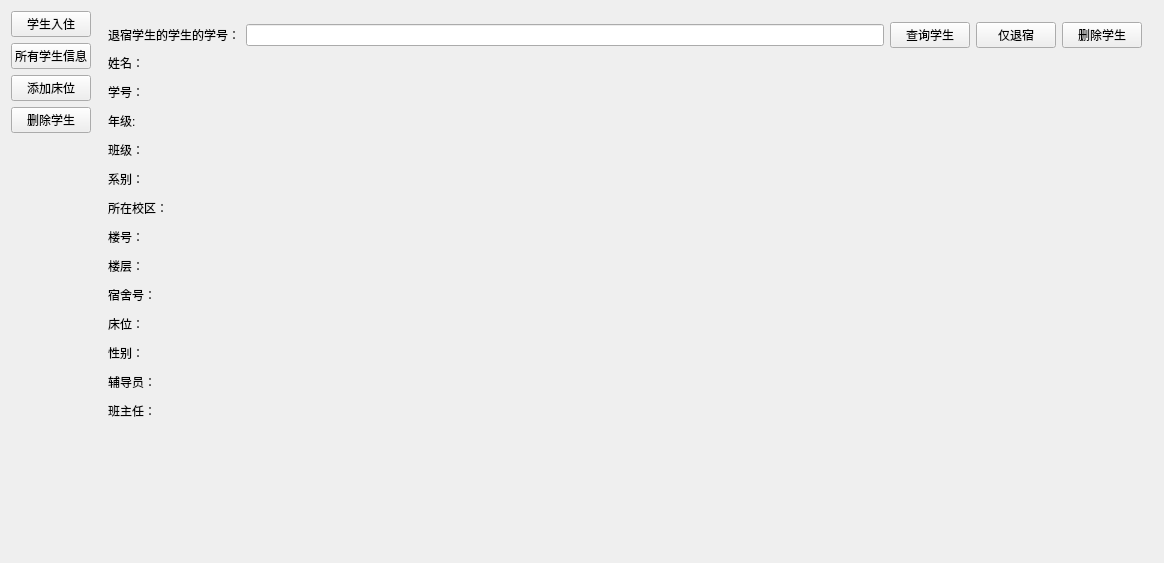
<?xml version="1.0" encoding="UTF-8"?>
<ui version="4.0">
 <class>MainWindow</class>
 <widget class="QMainWindow" name="MainWindow">
  <property name="geometry">
   <rect>
    <x>0</x>
    <y>0</y>
    <width>1164</width>
    <height>563</height>
   </rect>
  </property>
  <property name="windowTitle">
   <string>MainWindow</string>
  </property>
  <property name="layoutDirection">
   <enum>Qt::LeftToRight</enum>
  </property>
  <widget class="QWidget" name="centralWidget">
   <layout class="QVBoxLayout" name="verticalLayout_2">
    <item>
     <layout class="QHBoxLayout" name="horizontalLayout_2">
      <property name="spacing">
       <number>6</number>
      </property>
      <item>
       <layout class="QVBoxLayout" name="verticalLayout_4">
        <item>
         <layout class="QVBoxLayout" name="verticalLayout_5">
          <item>
           <widget class="QPushButton" name="addButton">
            <property name="text">
             <string>学生入住</string>
            </property>
           </widget>
          </item>
          <item>
           <widget class="QPushButton" name="findButton">
            <property name="text">
             <string>所有学生信息</string>
            </property>
           </widget>
          </item>
          <item>
           <widget class="QPushButton" name="changeButton">
            <property name="text">
             <string>添加床位</string>
            </property>
           </widget>
          </item>
          <item>
           <widget class="QPushButton" name="deleteButton">
            <property name="text">
             <string>删除学生</string>
            </property>
           </widget>
          </item>
         </layout>
        </item>
        <item>
         <spacer name="verticalSpacer">
          <property name="orientation">
           <enum>Qt::Vertical</enum>
          </property>
          <property name="sizeHint" stdset="0">
           <size>
            <width>20</width>
            <height>40</height>
           </size>
          </property>
         </spacer>
        </item>
       </layout>
      </item>
      <item>
       <widget class="QStackedWidget" name="stack">
        <property name="lineWidth">
         <number>1</number>
        </property>
        <property name="currentIndex">
         <number>3</number>
        </property>
        <widget class="QWidget" name="page">
         <layout class="QVBoxLayout" name="verticalLayout_6">
          <item>
           <layout class="QGridLayout" name="gridLayout" columnstretch="0,0">
            <property name="sizeConstraint">
             <enum>QLayout::SetDefaultConstraint</enum>
            </property>
            <item row="0" column="0">
             <layout class="QHBoxLayout" name="horizontalLayout_14" stretch="5,5,2">
              <item>
               <layout class="QVBoxLayout" name="verticalLayout_3">
                <property name="sizeConstraint">
                 <enum>QLayout::SetFixedSize</enum>
                </property>
                <item>
                 <layout class="QHBoxLayout" name="horizontalLayout_11" stretch="3,7">
                  <item>
                   <widget class="QLabel" name="label_5">
                    <property name="text">
                     <string>系别：</string>
                    </property>
                   </widget>
                  </item>
                  <item>
                   <widget class="QComboBox" name="department"/>
                  </item>
                 </layout>
                </item>
                <item>
                 <layout class="QHBoxLayout" name="horizontalLayout_12" stretch="3,7">
                  <item>
                   <widget class="QLabel" name="label_13">
                    <property name="text">
                     <string>所在校区：</string>
                    </property>
                   </widget>
                  </item>
                  <item>
                   <widget class="QComboBox" name="campus"/>
                  </item>
                 </layout>
                </item>
                <item>
                 <layout class="QHBoxLayout" name="horizontalLayout_13" stretch="3,7">
                  <item>
                   <widget class="QLabel" name="label_14">
                    <property name="text">
                     <string>性别：</string>
                    </property>
                   </widget>
                  </item>
                  <item>
                   <widget class="QComboBox" name="sex"/>
                  </item>
                 </layout>
                </item>
                <item>
                 <layout class="QHBoxLayout" name="horizontalLayout_9" stretch="3,7">
                  <item>
                   <widget class="QLabel" name="label_10">
                    <property name="text">
                     <string>楼号</string>
                    </property>
                   </widget>
                  </item>
                  <item>
                   <widget class="QComboBox" name="buildingno"/>
                  </item>
                 </layout>
                </item>
                <item>
                 <layout class="QHBoxLayout" name="horizontalLayout_10" stretch="3,7">
                  <item>
                   <widget class="QLabel" name="label_12">
                    <property name="text">
                     <string>楼层：</string>
                    </property>
                   </widget>
                  </item>
                  <item>
                   <widget class="QComboBox" name="floor"/>
                  </item>
                 </layout>
                </item>
                <item>
                 <layout class="QHBoxLayout" name="horizontalLayout_18" stretch="3,7">
                  <item>
                   <widget class="QLabel" name="label_17">
                    <property name="text">
                     <string>宿舍级别</string>
                    </property>
                   </widget>
                  </item>
                  <item>
                   <widget class="QComboBox" name="dormitorylevel"/>
                  </item>
                 </layout>
                </item>
                <item>
                 <layout class="QHBoxLayout" name="horizontalLayout_17" stretch="3,7">
                  <item>
                   <widget class="QLabel" name="label_15">
                    <property name="text">
                     <string>宿舍号：</string>
                    </property>
                   </widget>
                  </item>
                  <item>
                   <widget class="QLineEdit" name="dormitoryno"/>
                  </item>
                 </layout>
                </item>
                <item>
                 <layout class="QHBoxLayout" name="horizontalLayout_15" stretch="3,7">
                  <item>
                   <widget class="QLabel" name="label_16">
                    <property name="text">
                     <string>床位：</string>
                    </property>
                   </widget>
                  </item>
                  <item>
                   <widget class="QLineEdit" name="bedno"/>
                  </item>
                 </layout>
                </item>
               </layout>
              </item>
              <item>
               <layout class="QVBoxLayout" name="verticalLayout">
                <property name="sizeConstraint">
                 <enum>QLayout::SetFixedSize</enum>
                </property>
                <item>
                 <layout class="QHBoxLayout" name="horizontalLayout" stretch="4,8">
                  <item>
                   <widget class="QLabel" name="label">
                    <property name="text">
                     <string>姓名：</string>
                    </property>
                   </widget>
                  </item>
                  <item>
                   <widget class="QLineEdit" name="stuName">
                    <property name="layoutDirection">
                     <enum>Qt::LeftToRight</enum>
                    </property>
                   </widget>
                  </item>
                 </layout>
                </item>
                <item>
                 <layout class="QHBoxLayout" name="horizontalLayout_3" stretch="4,8">
                  <item>
                   <widget class="QLabel" name="label_3">
                    <property name="text">
                     <string>学号：</string>
                    </property>
                   </widget>
                  </item>
                  <item>
                   <widget class="QLineEdit" name="stuNumber">
                    <property name="maxLength">
                     <number>13</number>
                    </property>
                   </widget>
                  </item>
                 </layout>
                </item>
                <item>
                 <layout class="QHBoxLayout" name="horizontalLayout_4" stretch="4,8">
                  <item>
                   <widget class="QLabel" name="label_8">
                    <property name="text">
                     <string>学生手机号：</string>
                    </property>
                   </widget>
                  </item>
                  <item>
                   <widget class="QLineEdit" name="stuPhone"/>
                  </item>
                 </layout>
                </item>
                <item>
                 <layout class="QHBoxLayout" name="horizontalLayout_5" stretch="4,8">
                  <item>
                   <widget class="QLabel" name="label_2">
                    <property name="text">
                     <string>班级：</string>
                    </property>
                   </widget>
                  </item>
                  <item>
                   <widget class="QLineEdit" name="className"/>
                  </item>
                 </layout>
                </item>
                <item>
                 <layout class="QHBoxLayout" name="horizontalLayout_6" stretch="4,8">
                  <item>
                   <widget class="QLabel" name="label_4">
                    <property name="text">
                     <string>年级：</string>
                    </property>
                   </widget>
                  </item>
                  <item>
                   <widget class="QLineEdit" name="classLevel"/>
                  </item>
                 </layout>
                </item>
                <item>
                 <layout class="QHBoxLayout" name="horizontalLayout_7" stretch="4,8">
                  <item>
                   <widget class="QLabel" name="label_9">
                    <property name="text">
                     <string>班主任：</string>
                    </property>
                   </widget>
                  </item>
                  <item>
                   <widget class="QLineEdit" name="headTeacher"/>
                  </item>
                 </layout>
                </item>
                <item>
                 <layout class="QHBoxLayout" name="horizontalLayout_8" stretch="4,8">
                  <item>
                   <widget class="QLabel" name="label_11">
                    <property name="text">
                     <string>辅导员：</string>
                    </property>
                   </widget>
                  </item>
                  <item>
                   <widget class="QLineEdit" name="instructor"/>
                  </item>
                 </layout>
                </item>
                <item>
                 <layout class="QHBoxLayout" name="horizontalLayout_19">
                  <item>
                   <spacer name="horizontalSpacer">
                    <property name="orientation">
                     <enum>Qt::Horizontal</enum>
                    </property>
                    <property name="sizeHint" stdset="0">
                     <size>
                      <width>40</width>
                      <height>20</height>
                     </size>
                    </property>
                   </spacer>
                  </item>
                  <item>
                   <widget class="QPushButton" name="modifystu">
                    <property name="text">
                     <string>修改学生的信息</string>
                    </property>
                   </widget>
                  </item>
                  <item>
                   <widget class="QPushButton" name="pushButton_3">
                    <property name="text">
                     <string>模糊查找学生</string>
                    </property>
                   </widget>
                  </item>
                  <item>
                   <widget class="QPushButton" name="addButtonPutIn">
                    <property name="text">
                     <string>添加</string>
                    </property>
                   </widget>
                  </item>
                 </layout>
                </item>
               </layout>
              </item>
              <item>
               <spacer name="horizontalSpacer_4">
                <property name="orientation">
                 <enum>Qt::Horizontal</enum>
                </property>
                <property name="sizeHint" stdset="0">
                 <size>
                  <width>40</width>
                  <height>20</height>
                 </size>
                </property>
               </spacer>
              </item>
             </layout>
            </item>
            <item row="1" column="0" colspan="2">
             <widget class="QTableWidget" name="addTableWidget"/>
            </item>
           </layout>
          </item>
         </layout>
        </widget>
        <widget class="QWidget" name="page_2">
         <layout class="QHBoxLayout" name="horizontalLayout_16">
          <item>
           <widget class="QTableWidget" name="findTableWidget"/>
          </item>
         </layout>
        </widget>
        <widget class="QWidget" name="page_3">
         <layout class="QVBoxLayout" name="verticalLayout_12">
          <item>
           <layout class="QVBoxLayout" name="verticalLayout_11">
            <item>
             <layout class="QHBoxLayout" name="horizontalLayout_27" stretch="1,1,1">
              <item>
               <layout class="QVBoxLayout" name="verticalLayout_7">
                <item>
                 <layout class="QHBoxLayout" name="horizontalLayout_20" stretch="4,6">
                  <item>
                   <widget class="QLabel" name="label_6">
                    <property name="text">
                     <string>楼号：</string>
                    </property>
                   </widget>
                  </item>
                  <item>
                   <widget class="QComboBox" name="addormbuilno"/>
                  </item>
                 </layout>
                </item>
                <item>
                 <layout class="QHBoxLayout" name="horizontalLayout_21" stretch="4,6">
                  <item>
                   <widget class="QLabel" name="label_18">
                    <property name="text">
                     <string>层号：</string>
                    </property>
                   </widget>
                  </item>
                  <item>
                   <widget class="QComboBox" name="adddormfloor"/>
                  </item>
                 </layout>
                </item>
                <item>
                 <layout class="QHBoxLayout" name="horizontalLayout_22" stretch="4,6">
                  <item>
                   <widget class="QLabel" name="label_20">
                    <property name="text">
                     <string>校区：</string>
                    </property>
                   </widget>
                  </item>
                  <item>
                   <widget class="QComboBox" name="addormcampus"/>
                  </item>
                 </layout>
                </item>
               </layout>
              </item>
              <item>
               <layout class="QVBoxLayout" name="verticalLayout_8">
                <item>
                 <layout class="QHBoxLayout" name="horizontalLayout_23" stretch="4,6">
                  <item>
                   <widget class="QLabel" name="label_23">
                    <property name="text">
                     <string>系别：</string>
                    </property>
                   </widget>
                  </item>
                  <item>
                   <widget class="QComboBox" name="addormdepar"/>
                  </item>
                 </layout>
                </item>
                <item>
                 <layout class="QHBoxLayout" name="horizontalLayout_24" stretch="4,6">
                  <item>
                   <widget class="QLabel" name="label_21">
                    <property name="text">
                     <string>宿舍级别：</string>
                    </property>
                   </widget>
                  </item>
                  <item>
                   <widget class="QComboBox" name="addormlevel"/>
                  </item>
                 </layout>
                </item>
                <item>
                 <layout class="QHBoxLayout" name="horizontalLayout_25" stretch="4,6">
                  <item>
                   <widget class="QLabel" name="label_19">
                    <property name="text">
                     <string>宿舍的数量：</string>
                    </property>
                   </widget>
                  </item>
                  <item>
                   <widget class="QLineEdit" name="addormno"/>
                  </item>
                 </layout>
                </item>
               </layout>
              </item>
              <item>
               <layout class="QVBoxLayout" name="verticalLayout_9">
                <property name="sizeConstraint">
                 <enum>QLayout::SetFixedSize</enum>
                </property>
                <item>
                 <layout class="QHBoxLayout" name="horizontalLayout_26" stretch="4,6">
                  <item>
                   <widget class="QLabel" name="label_22">
                    <property name="text">
                     <string>男/女生宿舍：</string>
                    </property>
                   </widget>
                  </item>
                  <item>
                   <widget class="QComboBox" name="addormsex"/>
                  </item>
                 </layout>
                </item>
                <item>
                 <layout class="QHBoxLayout" name="horizontalLayout_29">
                  <item>
                   <spacer name="horizontalSpacer_3">
                    <property name="orientation">
                     <enum>Qt::Horizontal</enum>
                    </property>
                    <property name="sizeHint" stdset="0">
                     <size>
                      <width>40</width>
                      <height>20</height>
                     </size>
                    </property>
                   </spacer>
                  </item>
                  <item>
                   <widget class="QPushButton" name="addormFindBTN">
                    <property name="text">
                     <string>查询</string>
                    </property>
                   </widget>
                  </item>
                  <item>
                   <widget class="QPushButton" name="addormDelete">
                    <property name="text">
                     <string>删除以下宿舍</string>
                    </property>
                   </widget>
                  </item>
                 </layout>
                </item>
                <item>
                 <layout class="QHBoxLayout" name="horizontalLayout_28">
                  <item>
                   <spacer name="horizontalSpacer_2">
                    <property name="orientation">
                     <enum>Qt::Horizontal</enum>
                    </property>
                    <property name="sizeHint" stdset="0">
                     <size>
                      <width>40</width>
                      <height>20</height>
                     </size>
                    </property>
                   </spacer>
                  </item>
                  <item>
                   <widget class="QPushButton" name="addormPutIn">
                    <property name="text">
                     <string>添加宿舍</string>
                    </property>
                   </widget>
                  </item>
                 </layout>
                </item>
               </layout>
              </item>
             </layout>
            </item>
            <item>
             <layout class="QVBoxLayout" name="verticalLayout_10">
              <item>
               <widget class="QLabel" name="label_24">
                <property name="text">
                 <string>宿舍表：</string>
                </property>
               </widget>
              </item>
              <item>
               <widget class="QTableWidget" name="addormTableWidget"/>
              </item>
             </layout>
            </item>
           </layout>
          </item>
         </layout>
        </widget>
        <widget class="QWidget" name="page_4">
         <layout class="QVBoxLayout" name="verticalLayout_14">
          <item>
           <layout class="QVBoxLayout" name="verticalLayout_13">
            <item>
             <layout class="QHBoxLayout" name="horizontalLayout_32">
              <item>
               <layout class="QHBoxLayout" name="horizontalLayout_30">
                <item>
                 <widget class="QLabel" name="label_7">
                  <property name="text">
                   <string>退宿学生的学生的学号：</string>
                  </property>
                 </widget>
                </item>
                <item>
                 <widget class="QLineEdit" name="ledeletestuno"/>
                </item>
               </layout>
              </item>
              <item>
               <layout class="QHBoxLayout" name="horizontalLayout_31">
                <item>
                 <widget class="QPushButton" name="btndeletefindstu">
                  <property name="text">
                   <string>查询学生</string>
                  </property>
                 </widget>
                </item>
                <item>
                 <widget class="QPushButton" name="pushButton_2">
                  <property name="text">
                   <string>仅退宿</string>
                  </property>
                 </widget>
                </item>
                <item>
                 <widget class="QPushButton" name="btndeletestu">
                  <property name="text">
                   <string>删除学生</string>
                  </property>
                 </widget>
                </item>
               </layout>
              </item>
             </layout>
            </item>
            <item>
             <layout class="QFormLayout" name="formLayout">
              <property name="horizontalSpacing">
               <number>13</number>
              </property>
              <property name="verticalSpacing">
               <number>11</number>
              </property>
              <item row="0" column="0">
               <widget class="QLabel" name="label_25">
                <property name="text">
                 <string>姓名：</string>
                </property>
                <property name="textFormat">
                 <enum>Qt::AutoText</enum>
                </property>
               </widget>
              </item>
              <item row="0" column="1">
               <widget class="QLabel" name="lbdeletename">
                <property name="text">
                 <string/>
                </property>
               </widget>
              </item>
              <item row="1" column="0">
               <widget class="QLabel" name="label_26">
                <property name="text">
                 <string>学号：</string>
                </property>
               </widget>
              </item>
              <item row="1" column="1">
               <widget class="QLabel" name="lbdeleteno">
                <property name="text">
                 <string/>
                </property>
               </widget>
              </item>
              <item row="2" column="1">
               <widget class="QLabel" name="lbdeleteclasslevel">
                <property name="text">
                 <string/>
                </property>
               </widget>
              </item>
              <item row="3" column="1">
               <widget class="QLabel" name="lbdeleteclassname">
                <property name="text">
                 <string/>
                </property>
               </widget>
              </item>
              <item row="5" column="0">
               <widget class="QLabel" name="label_32">
                <property name="text">
                 <string>所在校区：</string>
                </property>
               </widget>
              </item>
              <item row="5" column="1">
               <widget class="QLabel" name="lbdeletecampus">
                <property name="text">
                 <string/>
                </property>
               </widget>
              </item>
              <item row="6" column="0">
               <widget class="QLabel" name="label_34">
                <property name="text">
                 <string>楼号：</string>
                </property>
               </widget>
              </item>
              <item row="6" column="1">
               <widget class="QLabel" name="lbdeletebuilno">
                <property name="text">
                 <string/>
                </property>
               </widget>
              </item>
              <item row="7" column="0">
               <widget class="QLabel" name="label_35">
                <property name="text">
                 <string>楼层：</string>
                </property>
               </widget>
              </item>
              <item row="7" column="1">
               <widget class="QLabel" name="lbdeletefloor">
                <property name="text">
                 <string/>
                </property>
               </widget>
              </item>
              <item row="8" column="0">
               <widget class="QLabel" name="label_36">
                <property name="text">
                 <string>宿舍号：</string>
                </property>
               </widget>
              </item>
              <item row="8" column="1">
               <widget class="QLabel" name="lbdeletedormno">
                <property name="text">
                 <string/>
                </property>
               </widget>
              </item>
              <item row="9" column="0">
               <widget class="QLabel" name="label_37">
                <property name="text">
                 <string>床位：</string>
                </property>
               </widget>
              </item>
              <item row="9" column="1">
               <widget class="QLabel" name="lbdeletebedno">
                <property name="text">
                 <string/>
                </property>
               </widget>
              </item>
              <item row="10" column="0">
               <widget class="QLabel" name="label_33">
                <property name="text">
                 <string>性别：</string>
                </property>
               </widget>
              </item>
              <item row="10" column="1">
               <widget class="QLabel" name="lbdeletesex">
                <property name="text">
                 <string/>
                </property>
               </widget>
              </item>
              <item row="11" column="0">
               <widget class="QLabel" name="label_30">
                <property name="text">
                 <string>辅导员：</string>
                </property>
               </widget>
              </item>
              <item row="11" column="1">
               <widget class="QLabel" name="lbdeleteinstructor">
                <property name="text">
                 <string/>
                </property>
               </widget>
              </item>
              <item row="3" column="0">
               <widget class="QLabel" name="label_27">
                <property name="text">
                 <string>班级：</string>
                </property>
               </widget>
              </item>
              <item row="2" column="0">
               <widget class="QLabel" name="label_28">
                <property name="text">
                 <string>年级:</string>
                </property>
               </widget>
              </item>
              <item row="12" column="0">
               <widget class="QLabel" name="label_29">
                <property name="text">
                 <string>班主任：</string>
                </property>
               </widget>
              </item>
              <item row="12" column="1">
               <widget class="QLabel" name="lbdeletehteach">
                <property name="text">
                 <string/>
                </property>
               </widget>
              </item>
              <item row="4" column="0">
               <widget class="QLabel" name="label_31">
                <property name="text">
                 <string>系别：</string>
                </property>
               </widget>
              </item>
              <item row="4" column="1">
               <widget class="QLabel" name="lbdeletedepar">
                <property name="text">
                 <string/>
                </property>
               </widget>
              </item>
             </layout>
            </item>
            <item>
             <spacer name="verticalSpacer_2">
              <property name="orientation">
               <enum>Qt::Vertical</enum>
              </property>
              <property name="sizeHint" stdset="0">
               <size>
                <width>20</width>
                <height>40</height>
               </size>
              </property>
             </spacer>
            </item>
           </layout>
          </item>
         </layout>
        </widget>
       </widget>
      </item>
     </layout>
    </item>
   </layout>
  </widget>
  <widget class="QMenuBar" name="menuBar">
   <property name="geometry">
    <rect>
     <x>0</x>
     <y>0</y>
     <width>1164</width>
     <height>22</height>
    </rect>
   </property>
  </widget>
 </widget>
 <layoutdefault spacing="6" margin="11"/>
 <resources/>
 <connections/>
</ui>
